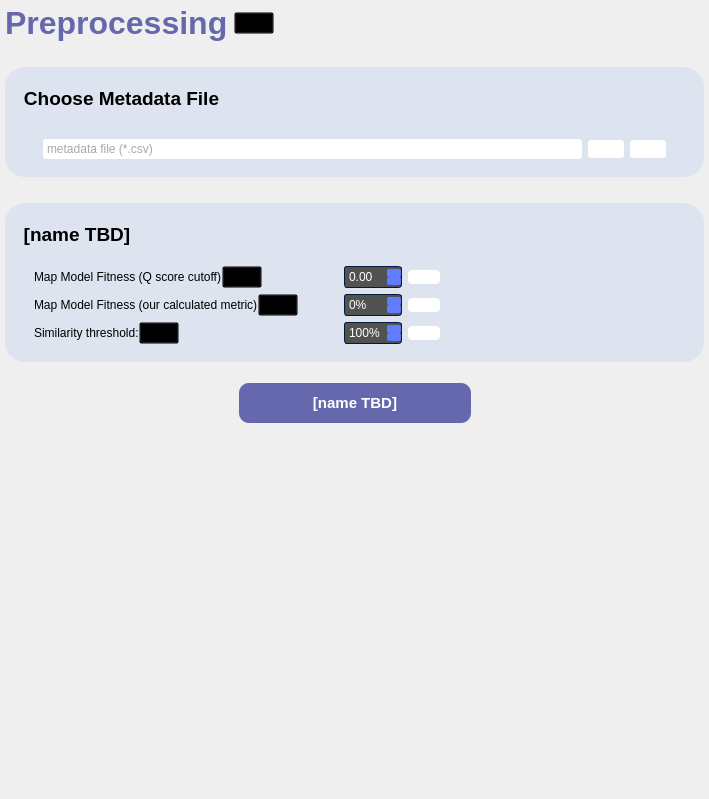
           <widget class="QWidget" name="scrollAreaWidgetContents_2">
            <property name="geometry">
             <rect>
              <x>0</x>
              <y>0</y>
              <width>709</width>
              <height>799</height>
             </rect>
            </property>
            <layout class="QVBoxLayout" name="verticalLayout_28">
             <property name="spacing">
              <number>0</number>
             </property>
             <property name="leftMargin">
              <number>0</number>
             </property>
             <property name="topMargin">
              <number>0</number>
             </property>
             <property name="rightMargin">
              <number>0</number>
             </property>
             <property name="bottomMargin">
              <number>0</number>
             </property>
             <item>
              <widget class="QWidget" name="baseLayer_3" native="true">
               <property name="styleSheet">
                <string notr="true">QWidget#baseLayer_3 {
	font-size: 24pt;
    font-weight: bold;
	border: transparent;
	padding-top: 30px;
}</string>
               </property>
               <layout class="QVBoxLayout" name="verticalLayout_16">
                <property name="leftMargin">
                 <number>5</number>
                </property>
                <property name="topMargin">
                 <number>5</number>
                </property>
                <property name="rightMargin">
                 <number>5</number>
                </property>
                <property name="bottomMargin">
                 <number>5</number>
                </property>
                <item>
                 <widget class="QWidget" name="page3TitleWidget" native="true">
                  <layout class="QHBoxLayout" name="horizontalLayout_26">
                   <property name="leftMargin">
                    <number>0</number>
                   </property>
                   <property name="topMargin">
                    <number>0</number>
                   </property>
                   <property name="rightMargin">
                    <number>0</number>
                   </property>
                   <property name="bottomMargin">
                    <number>0</number>
                   </property>
                   <item>
                    <widget class="QLabel" name="page3TitleLabel">
                     <property name="font">
                      <font>
                       <pointsize>24</pointsize>
                       <weight>75</weight>
                       <bold>true</bold>
                      </font>
                     </property>
                     <property name="styleSheet">
                      <string notr="true">QLabel {
	background-color: transparent;
	color: #6668ad;
}</string>
                     </property>
                     <property name="text">
                      <string>Preprocessing</string>
                     </property>
                    </widget>
                   </item>
                   <item>
                    <widget class="QPushButton" name="qScoreInfo_btn_3">
                     <property name="styleSheet">
                      <string notr="true">background-color: transparent;</string>
                     </property>
                     <property name="text">
                      <string/>
                     </property>
                     <property name="icon">
                      <iconset resource="resources.qrc">
                       <normaloff>:/icons/info-circle-svgrepo-com.svg</normaloff>:/icons/info-circle-svgrepo-com.svg</iconset>
                     </property>
                     <property name="iconSize">
                      <size>
                       <width>20</width>
                       <height>20</height>
                      </size>
                     </property>
                    </widget>
                   </item>
                   <item>
                    <spacer name="horizontalSpacer_17">
                     <property name="orientation">
                      <enum>Qt::Horizontal</enum>
                     </property>
                     <property name="sizeHint" stdset="0">
                      <size>
                       <width>40</width>
                       <height>20</height>
                      </size>
                     </property>
                    </spacer>
                   </item>
                  </layout>
                 </widget>
                </item>
                <item>
                 <spacer name="verticalSpacer_3">
                  <property name="orientation">
                   <enum>Qt::Vertical</enum>
                  </property>
                  <property name="sizeType">
                   <enum>QSizePolicy::Fixed</enum>
                  </property>
                  <property name="sizeHint" stdset="0">
                   <size>
                    <width>20</width>
                    <height>20</height>
                   </size>
                  </property>
                 </spacer>
                </item>
                <item>
                 <widget class="QGroupBox" name="A_chooseCSV">
                  <property name="styleSheet">
                   <string notr="true">QGroupBox#A_chooseCSV {
    border-radius: 20px;
	background-color: rgba(193, 211, 239, 100);
	font-size: 14pt;
    font-weight: bold;
	padding-top: 30px;
	padding-left: 20px;
	padding-right: 20px;
}

QGroupBox::title {
	background-color: transparent;
	padding-top: 20px;
	padding-left: 16px;
	color: black;
}


QGroupBox {
	border: transparent;
}
</string>
                  </property>
                  <property name="title">
                   <string>Choose Metadata File</string>
                  </property>
                  <layout class="QVBoxLayout" name="verticalLayout_19">
                   <item>
                    <widget class="QGroupBox" name="A1_dragAndDrop">
                     <property name="title">
                      <string/>
                     </property>
                     <layout class="QHBoxLayout" name="horizontalLayout_18"/>
                    </widget>
                   </item>
                   <item>
                    <widget class="QGroupBox" name="A2_csvFilepath">
                     <property name="title">
                      <string/>
                     </property>
                     <layout class="QHBoxLayout" name="horizontalLayout_19">
                      <item>
                       <widget class="QLineEdit" name="lineEdit_p3">
                        <property name="minimumSize">
                         <size>
                          <width>200</width>
                          <height>0</height>
                         </size>
                        </property>
                        <property name="toolTip">
                         <string>type or browse (note to self: check that file exists, if not spit the error out to the statusbar)</string>
                        </property>
                        <property name="styleSheet">
                         <string notr="true">QLineEdit
{
	background-color: white;
	color: #525251;
	/*border: 1px solid #051a39;*/
	border-radius: 3px;
	padding : 2px;
}</string>
                        </property>
                        <property name="text">
                         <string/>
                        </property>
                        <property name="dragEnabled">
                         <bool>false</bool>
                        </property>
                        <property name="placeholderText">
                         <string>metadata file (*.csv)</string>
                        </property>
                        <property name="clearButtonEnabled">
                         <bool>true</bool>
                        </property>
                       </widget>
                      </item>
                      <item>
                       <widget class="QPushButton" name="resetDefaultVal_btn">
                        <property name="styleSheet">
                         <string notr="true">background-color: white;
border-radius: 3px;
padding : 2px;</string>
                        </property>
                        <property name="text">
                         <string/>
                        </property>
                        <property name="icon">
                         <iconset resource="resources.qrc">
                          <normaloff>:/icons/reset3-svgrepo-com.svg</normaloff>:/icons/reset3-svgrepo-com.svg</iconset>
                        </property>
                       </widget>
                      </item>
                      <item>
                       <widget class="QPushButton" name="pushButton_p3">
                        <property name="cursor">
                         <cursorShape>OpenHandCursor</cursorShape>
                        </property>
                        <property name="toolTip">
                         <string>browse or type</string>
                        </property>
                        <property name="styleSheet">
                         <string notr="true">/*border-image: url(:/icons/browsefilesicon.png);*/
background-color: white;
border-radius: 3px;
padding : 2px;</string>
                        </property>
                        <property name="text">
                         <string/>
                        </property>
                        <property name="icon">
                         <iconset resource="resources.qrc">
                          <normaloff>:/icons/browsefilesicon_zoomed.png</normaloff>:/icons/browsefilesicon_zoomed.png</iconset>
                        </property>
                       </widget>
                      </item>
                     </layout>
                    </widget>
                   </item>
                  </layout>
                 </widget>
                </item>
                <item>
                 <spacer name="verticalSpacer">
                  <property name="orientation">
                   <enum>Qt::Vertical</enum>
                  </property>
                  <property name="sizeType">
                   <enum>QSizePolicy::Fixed</enum>
                  </property>
                  <property name="sizeHint" stdset="0">
                   <size>
                    <width>20</width>
                    <height>20</height>
                   </size>
                  </property>
                 </spacer>
                </item>
                <item>
                 <widget class="QGroupBox" name="B_refineCSV">
                  <property name="styleSheet">
                   <string notr="true">QGroupBox#B_refineCSV {
    border-radius: 20px;
	background-color: rgba(193, 211, 239, 100);
	font-size: 14pt;
    font-weight: bold;
	padding-top: 30px;
	padding-left: 20px;
	padding-right: 20px;
}

QGroupBox::title {
	background-color: transparent;
	padding-top: 20px;
	padding-left: 16px;
	color: black;
}


QGroupBox {
	border: transparent;
}
</string>
                  </property>
                  <property name="title">
                   <string>[name TBD]</string>
                  </property>
                  <layout class="QVBoxLayout" name="verticalLayout_9">
                   <item>
                    <widget class="QGroupBox" name="B1_dragAndDrop">
                     <property name="styleSheet">
                      <string notr="true"/>
                     </property>
                     <property name="title">
                      <string/>
                     </property>
                     <layout class="QHBoxLayout" name="horizontalLayout_38"/>
                    </widget>
                   </item>
                   <item>
                    <widget class="QWidget" name="widget_6" native="true">
                     <layout class="QHBoxLayout" name="horizontalLayout_17">
                      <property name="spacing">
                       <number>0</number>
                      </property>
                      <property name="leftMargin">
                       <number>0</number>
                      </property>
                      <property name="topMargin">
                       <number>0</number>
                      </property>
                      <property name="rightMargin">
                       <number>0</number>
                      </property>
                      <item>
                       <widget class="QWidget" name="widget" native="true">
                        <property name="sizePolicy">
                         <sizepolicy hsizetype="Fixed" vsizetype="Preferred">
                          <horstretch>0</horstretch>
                          <verstretch>0</verstretch>
                         </sizepolicy>
                        </property>
                        <property name="styleSheet">
                         <string notr="true">QSpinBox, 
QDoubleSpinBox
{
	background-color: #525251;
	color: #ffffff;
	border: 1px solid #051a39;
	border-radius: 3px;
	padding : 2px;

}


QSpinBox::disabled, 
QDoubleSpinBox::disabled
{
	background-color: #404040;
	color: #656565;
	border-color: #051a39;

}


QSpinBox:hover, 
QDoubleSpinBox::hover,
QDateTimeEdit::hover
{
    background-color: #626262;
    border: 1px solid #607cff;
    color:  #fff;
    padding: 2px

}


QSpinBox::up-button, QSpinBox::down-button,
QDoubleSpinBox::up-button, QDoubleSpinBox::down-button
{
    background-color: #607cff;
	border-radius: 2px;

}


QSpinBox::disabled, 
QDoubleSpinBox::disabled
{
	background-color: #404040;
	color: #656565;
	border-color: #051a39;

}


QSpinBox::up-button:hover, QSpinBox::down-button:hover,
QDoubleSpinBox::up-button:hover, QDoubleSpinBox::down-button:hover
{
    background-color: #8399ff;
    border: 1px solid #8399ff;

}


QSpinBox::up-button:disabled, QSpinBox::down-button:disabled,
QDoubleSpinBox::up-button:disabled, QDoubleSpinBox::down-button:disabled
{
	background-color: #404040;
	color: #656565;
	border-color: #051a39;

}


QSpinBox::up-button:pressed, QSpinBox::down-button:pressed,
QDoubleSpinBox::up-button:pressed, QDoubleSpinBox::down-button::pressed
{
    background-color: #4969ff;
    border: 1px solid #4969ff;

}


QSpinBox::down-arrow,
QDoubleSpinBox::down-arrow
{
    image: url(://arrow-down.png);
    width: 7px;

}


QSpinBox::up-arrow,
QDoubleSpinBox::up-arrow
{
    image: url(://arrow-up.png);
    width: 7px;

}</string>
                        </property>
                        <layout class="QGridLayout" name="gridLayout_4">
                         <property name="leftMargin">
                          <number>0</number>
                         </property>
                         <property name="topMargin">
                          <number>0</number>
                         </property>
                         <property name="rightMargin">
                          <number>0</number>
                         </property>
                         <property name="bottomMargin">
                          <number>0</number>
                         </property>
                         <item row="0" column="2">
                          <widget class="QPushButton" name="clearQScore_btn">
                           <property name="cursor">
                            <cursorShape>PointingHandCursor</cursorShape>
                           </property>
                           <property name="styleSheet">
                            <string notr="true">background-color: white;
border-radius: 4;</string>
                           </property>
                           <property name="text">
                            <string/>
                           </property>
                           <property name="icon">
                            <iconset resource="resources.qrc">
                             <normaloff>:/icons/refresh-cw-alt-3-svgrepo-com.svg</normaloff>:/icons/refresh-cw-alt-3-svgrepo-com.svg</iconset>
                           </property>
                          </widget>
                         </item>
                         <item row="1" column="2">
                          <widget class="QPushButton" name="clearMMF_btn">
                           <property name="cursor">
                            <cursorShape>PointingHandCursor</cursorShape>
                           </property>
                           <property name="styleSheet">
                            <string notr="true">background-color: white;
border-radius: 4;</string>
                           </property>
                           <property name="text">
                            <string/>
                           </property>
                           <property name="icon">
                            <iconset resource="resources.qrc">
                             <normaloff>:/icons/refresh-cw-alt-3-svgrepo-com.svg</normaloff>:/icons/refresh-cw-alt-3-svgrepo-com.svg</iconset>
                           </property>
                          </widget>
                         </item>
                         <item row="0" column="0">
                          <widget class="QWidget" name="widget_10" native="true">
                           <layout class="QHBoxLayout" name="horizontalLayout_22">
                            <property name="spacing">
                             <number>0</number>
                            </property>
                            <property name="leftMargin">
                             <number>0</number>
                            </property>
                            <property name="topMargin">
                             <number>0</number>
                            </property>
                            <property name="rightMargin">
                             <number>0</number>
                            </property>
                            <property name="bottomMargin">
                             <number>0</number>
                            </property>
                            <item>
                             <widget class="QLabel" name="qScoreLabel">
                              <property name="text">
                               <string>Map Model Fitness (Q score cutoff)</string>
                              </property>
                             </widget>
                            </item>
                            <item>
                             <widget class="QPushButton" name="qScoreInfo_btn">
                              <property name="styleSheet">
                               <string notr="true">background-color: transparent;</string>
                              </property>
                              <property name="text">
                               <string/>
                              </property>
                              <property name="icon">
                               <iconset resource="resources.qrc">
                                <normaloff>:/icons/info-circle-svgrepo-com.svg</normaloff>:/icons/info-circle-svgrepo-com.svg</iconset>
                              </property>
                             </widget>
                            </item>
                            <item>
                             <spacer name="horizontalSpacer_13">
                              <property name="orientation">
                               <enum>Qt::Horizontal</enum>
                              </property>
                              <property name="sizeHint" stdset="0">
                               <size>
                                <width>40</width>
                                <height>20</height>
                               </size>
                              </property>
                             </spacer>
                            </item>
                           </layout>
                          </widget>
                         </item>
                         <item row="2" column="2">
                          <widget class="QPushButton" name="clearSim_btn">
                           <property name="cursor">
                            <cursorShape>PointingHandCursor</cursorShape>
                           </property>
                           <property name="styleSheet">
                            <string notr="true">background-color: white;
border-radius: 4;</string>
                           </property>
                           <property name="text">
                            <string/>
                           </property>
                           <property name="icon">
                            <iconset resource="resources.qrc">
                             <normaloff>:/icons/refresh-cw-alt-3-svgrepo-com.svg</normaloff>:/icons/refresh-cw-alt-3-svgrepo-com.svg</iconset>
                           </property>
                          </widget>
                         </item>
                         <item row="2" column="1">
                          <widget class="QSpinBox" name="similaritySpinBox">
                           <property name="accelerated">
                            <bool>true</bool>
                           </property>
                           <property name="suffix">
                            <string>%</string>
                           </property>
                           <property name="maximum">
                            <number>100</number>
                           </property>
                           <property name="value">
                            <number>100</number>
                           </property>
                          </widget>
                         </item>
                         <item row="0" column="1">
                          <widget class="QDoubleSpinBox" name="qScoreDoubleSpinBox">
                           <property name="accelerated">
                            <bool>true</bool>
                           </property>
                           <property name="maximum">
                            <double>1.000000000000000</double>
                           </property>
                           <property name="singleStep">
                            <double>0.010000000000000</double>
                           </property>
                          </widget>
                         </item>
                         <item row="1" column="1">
                          <widget class="QSpinBox" name="mapModelFitnessSpinBox">
                           <property name="accelerated">
                            <bool>true</bool>
                           </property>
                           <property name="suffix">
                            <string>%</string>
                           </property>
                           <property name="maximum">
                            <number>100</number>
                           </property>
                          </widget>
                         </item>
                         <item row="1" column="0">
                          <widget class="QWidget" name="widget_11" native="true">
                           <layout class="QHBoxLayout" name="horizontalLayout_24">
                            <property name="spacing">
                             <number>0</number>
                            </property>
                            <property name="leftMargin">
                             <number>0</number>
                            </property>
                            <property name="topMargin">
                             <number>0</number>
                            </property>
                            <property name="rightMargin">
                             <number>0</number>
                            </property>
                            <property name="bottomMargin">
                             <number>0</number>
                            </property>
                            <item>
                             <widget class="QLabel" name="mapModelFitnessLabel">
                              <property name="text">
                               <string>Map Model Fitness (our calculated metric)</string>
                              </property>
                             </widget>
                            </item>
                            <item>
                             <widget class="QPushButton" name="mmfInfo_btn">
                              <property name="styleSheet">
                               <string notr="true">background-color: transparent;</string>
                              </property>
                              <property name="text">
                               <string/>
                              </property>
                              <property name="icon">
                               <iconset resource="resources.qrc">
                                <normaloff>:/icons/info-circle-svgrepo-com.svg</normaloff>:/icons/info-circle-svgrepo-com.svg</iconset>
                              </property>
                             </widget>
                            </item>
                            <item>
                             <spacer name="horizontalSpacer_14">
                              <property name="orientation">
                               <enum>Qt::Horizontal</enum>
                              </property>
                              <property name="sizeHint" stdset="0">
                               <size>
                                <width>40</width>
                                <height>20</height>
                               </size>
                              </property>
                             </spacer>
                            </item>
                           </layout>
                          </widget>
                         </item>
                         <item row="2" column="0">
                          <widget class="QWidget" name="widget_12" native="true">
                           <layout class="QHBoxLayout" name="horizontalLayout_23">
                            <property name="spacing">
                             <number>0</number>
                            </property>
                            <property name="leftMargin">
                             <number>0</number>
                            </property>
                            <property name="topMargin">
                             <number>0</number>
                            </property>
                            <property name="rightMargin">
                             <number>0</number>
                            </property>
                            <property name="bottomMargin">
                             <number>0</number>
                            </property>
                            <item>
                             <widget class="QLabel" name="similarityLabel">
                              <property name="text">
                               <string>Similarity threshold:</string>
                              </property>
                             </widget>
                            </item>
                            <item>
                             <widget class="QPushButton" name="simInfo_btn">
                              <property name="styleSheet">
                               <string notr="true">background-color: transparent;</string>
                              </property>
                              <property name="text">
                               <string/>
                              </property>
                              <property name="icon">
                               <iconset resource="resources.qrc">
                                <normaloff>:/icons/info-circle-svgrepo-com.svg</normaloff>:/icons/info-circle-svgrepo-com.svg</iconset>
                              </property>
                             </widget>
                            </item>
                            <item>
                             <spacer name="horizontalSpacer_15">
                              <property name="orientation">
                               <enum>Qt::Horizontal</enum>
                              </property>
                              <property name="sizeHint" stdset="0">
                               <size>
                                <width>40</width>
                                <height>20</height>
                               </size>
                              </property>
                             </spacer>
                            </item>
                           </layout>
                          </widget>
                         </item>
                        </layout>
                       </widget>
                      </item>
                      <item>
                       <spacer name="horizontalSpacer_12">
                        <property name="orientation">
                         <enum>Qt::Horizontal</enum>
                        </property>
                        <property name="sizeHint" stdset="0">
                         <size>
                          <width>40</width>
                          <height>20</height>
                         </size>
                        </property>
                       </spacer>
                      </item>
                     </layout>
                    </widget>
                   </item>
                  </layout>
                 </widget>
                </item>
                <item>
                 <widget class="QGroupBox" name="B4_downloadbtn_2">
                  <property name="styleSheet">
                   <string notr="true">
QGroupBox{
	background: transparent;
	border: transparent;
}
</string>
                  </property>
                  <property name="title">
                   <string/>
                  </property>
                  <layout class="QHBoxLayout" name="horizontalLayout_5">
                   <item>
                    <spacer name="horizontalSpacer_9">
                     <property name="orientation">
                      <enum>Qt::Horizontal</enum>
                     </property>
                     <property name="sizeHint" stdset="0">
                      <size>
                       <width>40</width>
                       <height>20</height>
                      </size>
                     </property>
                    </spacer>
                   </item>
                   <item>
                    <widget class="QPushButton" name="pushButton_p3_4">
                     <property name="sizePolicy">
                      <sizepolicy hsizetype="Fixed" vsizetype="Fixed">
                       <horstretch>0</horstretch>
                       <verstretch>0</verstretch>
                      </sizepolicy>
                     </property>
                     <property name="minimumSize">
                      <size>
                       <width>232</width>
                       <height>40</height>
                      </size>
                     </property>
                     <property name="font">
                      <font>
                       <pointsize>11</pointsize>
                       <weight>75</weight>
                       <bold>true</bold>
                      </font>
                     </property>
                     <property name="toolTip">
                      <string>&lt;html&gt;&lt;head/&gt;&lt;body&gt;&lt;p&gt;&lt;span style=&quot; font-weight:400;&quot;&gt;this is limiting the window's thickness when shrinking btw, prob a better way to go about sizepolicys&lt;/span&gt;&lt;/p&gt;&lt;/body&gt;&lt;/html&gt;</string>
                     </property>
                     <property name="styleSheet">
                      <string notr="true">QPushButton {
	background: #6668ad;
	border-radius: 10px;
	color: white;
}

QPushButton:hover, QPushButton:pressed {
	background: #000000;
}

QPushButton:pressed {
	border: 6px solid transparent;
}</string>
                     </property>
                     <property name="text">
                      <string>[name TBD]</string>
                     </property>
                    </widget>
                   </item>
                   <item>
                    <spacer name="horizontalSpacer_10">
                     <property name="orientation">
                      <enum>Qt::Horizontal</enum>
                     </property>
                     <property name="sizeHint" stdset="0">
                      <size>
                       <width>40</width>
                       <height>20</height>
                      </size>
                     </property>
                    </spacer>
                   </item>
                  </layout>
                 </widget>
                </item>
               </layout>
              </widget>
             </item>
             <item>
              <spacer name="verticalSpacer_6">
               <property name="orientation">
                <enum>Qt::Vertical</enum>
               </property>
               <property name="sizeHint" stdset="0">
                <size>
                 <width>20</width>
                 <height>40</height>
                </size>
               </property>
              </spacer>
             </item>
            </layout>
           </widget>
